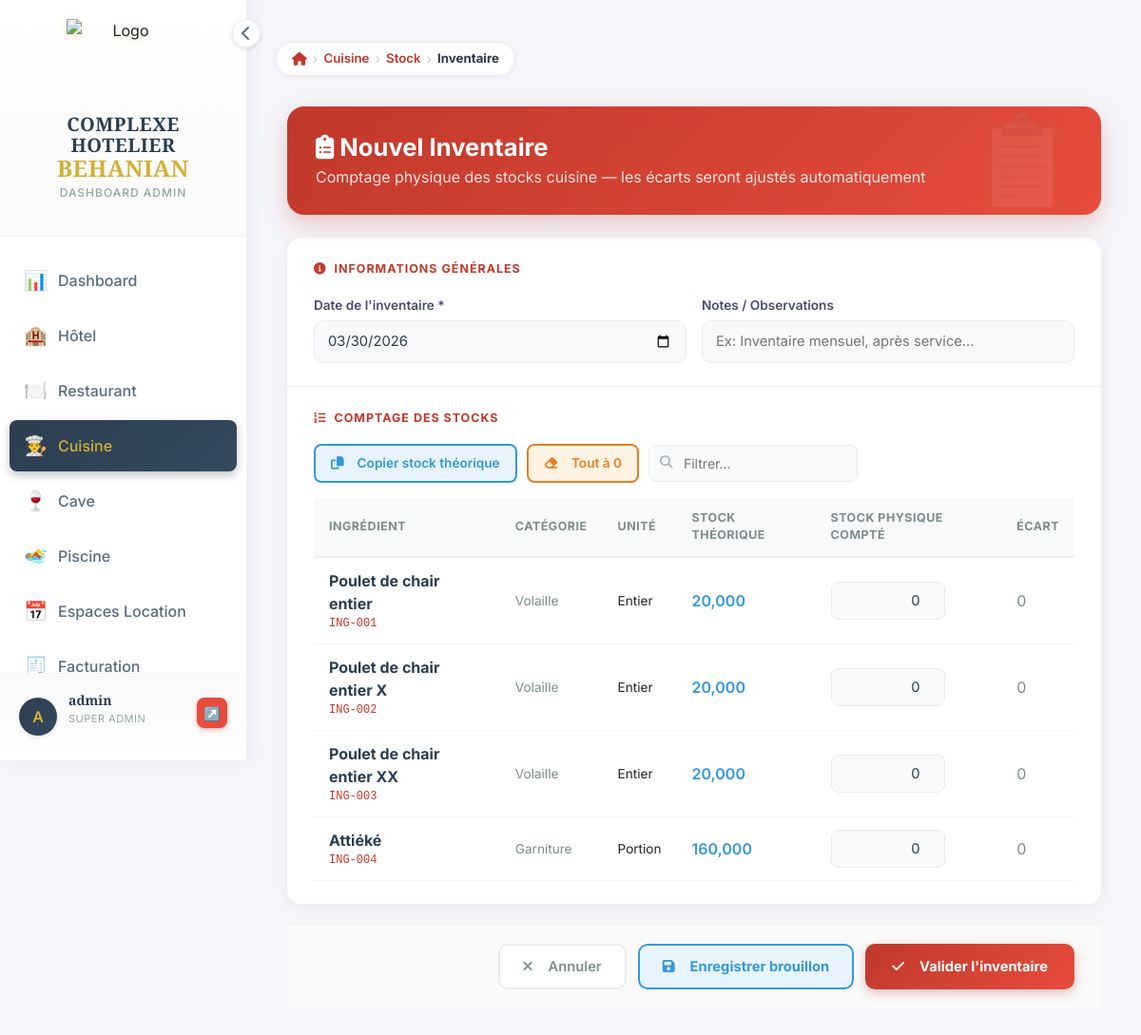
Screenshot of /cuisine/inventaire/nouveau/ (signed in) with the database file from the repository.
### cuisine/models.py (models this page shows, shortened)
class Ingredient(models.Model):
    STATUT_CHOICES = [
        ('actif',    'Actif'),
        ('sommeil',  'En sommeil'),
        ('supprime', 'Supprimé'),
    ]
    reference         = models.CharField(max_length=50, unique=True, blank=True, null=True, verbose_name="Référence")
    nom               = models.CharField(max_length=200, verbose_name="Désignation")
    categorie         = models.ForeignKey(CategorieIngredient, on_delete=models.SET_NULL, null=True, blank=True, verbose_name="Catégorie")
    description       = models.TextField(blank=True, verbose_name="Description")
    unite_stock       = models.ForeignKey(UniteIngredient, on_delete=models.SET_NULL, null=True, blank=True,
                                          related_name='ingredients_stock', verbose_name="Unité de stock")
    unite_recette     = models.ForeignKey(UniteIngredient, on_delete=models.SET_NULL, null=True, blank=True,
                                          related_name='ingredients_recette', verbose_name="Unité recette (fiches techniques)")
    facteur_conversion = models.DecimalField(max_digits=12, decimal_places=6, default=1,
                                              verbose_name="Facteur conversion stock→recette",
                                              help_text="Ex : 1 kg = 1000 g → saisir 1000")
    prix_achat        = models.DecimalField(max_digits=10, decimal_places=2, default=0, verbose_name="Prix d'achat unitaire (FCFA)")
    cmup              = models.DecimalField(max_digits=10, decimal_places=4, default=0, verbose_name="CMUP (FCFA)")
    quantite_stock    = models.DecimalField(max_digits=12, decimal_places=3, default=0, verbose_name="Quantité en stock")
    seuil_alerte      = models.DecimalField(max_digits=12, decimal_places=3, default=0, verbose_name="Seuil d'alerte")
    stock_max         = models.DecimalField(max_digits=12, decimal_places=3, default=0, blank=True, verbose_name="Stock maximum")
    fournisseur_principal = models.ForeignKey(Fournisseur, on_delete=models.SET_NULL, null=True, blank=True,
                                               verbose_name="Fournisseur principal")
    statut            = models.BooleanField(default=True, verbose_name="Actif")
    date_creation     = models.DateTimeField(auto_now_add=True)
    date_modification = models.DateTimeField(auto_now=True)
    class Meta:
        verbose_name        = "Ingrédient"
        verbose_name_plural = "Ingrédients"
        ordering            = ['categorie__ordre', 'nom']

class CategorieIngredient(models.Model):
    nom    = models.CharField(max_length=100, verbose_name="Nom")
    ordre  = models.IntegerField(default=0,   verbose_name="Ordre d'affichage")
    icone  = models.CharField(max_length=50,  blank=True, verbose_name="Icône FontAwesome", default="fa-box")
    class Meta:
        verbose_name        = "Catégorie d'ingrédient"
        verbose_name_plural = "Catégories d'ingrédients"
        ordering            = ['ordre', 'nom']

class UniteIngredient(models.Model):
    nom          = models.CharField(max_length=50,  verbose_name="Nom de l'unité")
    abreviation  = models.CharField(max_length=10,  verbose_name="Abréviation", blank=True)
    type_unite   = models.CharField(max_length=20,  choices=[
        ('masse',   'Masse (kg, g...)'),
        ('volume',  'Volume (L, cl, ml...)'),
        ('piece',   'Pièce / unité'),
        ('autre',   'Autre'),
    ], default='piece', verbose_name="Type d'unité")
    class Meta:
        verbose_name        = "Unité de mesure"
        verbose_name_plural = "Unités de mesure"
        ordering            = ['nom']

### cuisine/views.py (the view, shortened to what this page needs)
# urls.py: path('inventaire/nouveau/', views.inventaire_create, name='inventaire_create'),
@require_module_access('cuisine')
def inventaire_create(request):
    ingredients = Ingredient.objects.filter(statut=True).select_related('categorie', 'unite_stock')
    context = {
        'page_title':   'Nouvel Inventaire — Cuisine',
        'ingredients':  ingredients,
    }
    return render(request, 'cuisine/inventaire_form.html', context)

### templates/cuisine/inventaire_form.html (shortened to what this page needs)
{% extends 'dashboard/base_dashboard.html' %}
{% load breadcrumb %}
{% block content %}
{% breadcrumb "Cuisine" "cuisine:index" "Stock" "cuisine:stock_management" "Inventaire" "" %}
<div class="container-fluid py-4">
    <div class="form-header">
        <div>
            <h2><i class="fas fa-clipboard-list mr-2"></i> Nouvel Inventaire</h2>
            <p>Comptage physique des stocks cuisine — les écarts seront ajustés automatiquement</p>
</div>
</div>
    <form method="post" id="inv-form">
        <div class="form-card">
            <div class="form-section">
                <div class="section-title"><i class="fas fa-info-circle"></i> Informations générales</div>
                <div class="form-grid">
                    <div class="form-group">
                        <label>Date de l'inventaire *</label>
                        <input type="date" name="date_inventaire" value="{% now 'Y-m-d' %}" required>
                    </div>
                    <div class="form-group">
                        <label>Notes / Observations</label>
                        <input type="text" name="notes" placeholder="Ex: Inventaire mensuel, après service...">
                    </div>
                </div>
            </div>
            <div class="form-section">
                <div class="section-title"><i class="fas fa-list-ol"></i> Comptage des stocks</div>
                <div class="toolbar-inv">
                    <button type="button" class="btn-copy-theo" onclick="copierTheorique()">
                        <i class="fas fa-copy"></i> Copier stock théorique
                    </button>
                    <button type="button" class="btn-zero" onclick="toutAZero()">
                        <i class="fas fa-eraser"></i> Tout à 0
                    </button>
                    <div class="search-inv-wrap">
                        <i class="fas fa-search"></i>
                        <input type="text" class="search-inv" placeholder="Filtrer..." oninput="filtrerInv(this.value)">
                    </div>
                </div>
                <div style="overflow-x:auto;">
                    <table class="inv-table" id="inv-table">
                        <thead>
                            <tr>
                                <th>Ingrédient</th>
                                <th>Catégorie</th>
                                <th>Unité</th>
                                <th>Stock théorique</th>
                                <th>Stock physique compté</th>
                                <th>Écart</th>
                            </tr>
                        </thead>
                        <tbody>
                            {% for ing in ingredients %}
                            <tr class="inv-row" data-nom="{{ ing.nom|lower }}">
                                <td>
                                    <div style="font-weight:700;color:#2c3e50;">{{ ing.nom }}</div>
                                    {% if ing.reference %}<div style="font-size:0.75rem;color:#c0392b;font-family:monospace;">{{ ing.reference }}</div>{% endif %}
                                </td>
                                <td style="font-size:0.85rem;color:#7f8c8d;">{{ ing.categorie.nom|default:"—" }}</td>
                                <td style="font-size:0.85rem;">{{ ing.unite_stock.abreviation|default:"—" }}</td>
                                <td>
                                    <span class="theo-display" style="font-weight:600;color:#3498db;">{{ ing.quantite_stock|floatformat:3 }}</span>
                                </td>
                                <td>
                                    <input type="number" name="quantite_physique[]" class="physique-input"
                                        step="0.001" min="0" value="0" placeholder="0.000"
                                        oninput="calcEcart(this)"
                                        style="width:120px;padding:8px 10px;border-radius:8px;border:1.5px solid #e9ecef;background:#f8f9fa;font-size:0.92rem;text-align:right;">
                                </td>
                                <td class="ecart-cell ecart-zero">0</td>
                            </tr>
                            {% empty %}
                            <tr><td colspan="6" style="text-align:center;padding:40px;color:#7f8c8d;">
                                Aucun ingrédient disponible
                            </td></tr>
                            {% endfor %}
                        </tbody>
                    </table>
                </div>
            </div>
        </div>
        <div class="form-actions">
            <a href="{% url 'cuisine:stock_management' %}?tab=inventaire" class="btn-cancel"><i class="fas fa-times"></i> Annuler</a>
            <button type="submit" class="btn-draft" onclick="document.getElementById('valider-input').value='0'">
                <i class="fas fa-save"></i> Enregistrer brouillon
            </button>
            <button type="submit" class="btn-save" onclick="document.getElementById('valider-input').value='1'" onclick="return confirm('Valider et ajuster le stock ?')">
                <i class="fas fa-check"></i> Valider l'inventaire
            </button>
        </div>
    </form>
</div>
{% endblock %}

### templates/dashboard/base_dashboard.html (shortened to what this page needs)
{% load static %}
<!DOCTYPE html>
<html lang="fr">
<head>
    <link href="https://cdn.jsdelivr.net/npm/bootstrap@5.3.0/dist/css/bootstrap.min.css" rel="stylesheet">
    <link rel="stylesheet" href="https://cdnjs.cloudflare.com/ajax/libs/font-awesome/6.4.0/css/all.min.css">
</head>
<body>
    <div class="sidebar" id="sidebar">
        <div class="logo-section">
            <div class="sidebar-toggle" onclick="toggleSidebar()">
                <i class="fas fa-chevron-left" id="toggleIcon"></i>
            </div>
            <div class="logo">
                <div class="logo-icon">
                    <img src="{% static 'images/Logo.png' %}" alt="Logo">
                </div>
                <div class="logo-text">
                    <h1>COMPLEXE HOTELIER<br><span>BEHANIAN</span></h1>
                    <p>Dashboard Admin</p>
                </div>
            </div>
        </div>
        <nav class="nav-menu">
            <a href="{% url 'dashboard:index' %}" class="nav-item {% if request.resolver_match.url_name == 'index' and request.resolver_match.app_name == 'dashboard' %}active{% endif %}">
                <span class="nav-item-icon">📊</span>
                <span class="nav-text">Dashboard</span>
            </a>
            {% if 'hotel' in accessible_modules %}
            <a href="{% url 'hotel:index' %}" class="nav-item {% if request.resolver_match.app_name == 'hotel' %}active{% endif %}">
                <span class="nav-item-icon">🏨</span>
                <span class="nav-text">Hôtel</span>
            </a>
            {% endif %}
            {% if 'restaurant' in accessible_modules %}
            <a href="{% url 'restaurant:index' %}" class="nav-item {% if request.resolver_match.app_name == 'restaurant' %}active{% endif %}">
                <span class="nav-item-icon">🍽️</span>
                <span class="nav-text">Restaurant</span>
            </a>
            {% endif %}
            {% if 'cuisine' in accessible_modules %}
            <a href="{% url 'cuisine:index' %}" class="nav-item {% if request.resolver_match.app_name == 'cuisine' %}active{% endif %}">
                <span class="nav-item-icon">👨‍🍳</span>
                <span class="nav-text">Cuisine</span>
            </a>
            {% endif %}
            {% if 'bar' in accessible_modules %}
            <a href="{% url 'bar:dashboard' %}" class="nav-item {% if request.resolver_match.app_name == 'bar' %}active{% endif %}">
                <span class="nav-item-icon">🍷</span>
                <span class="nav-text">Cave</span>
            </a>
            {% endif %}
            {% if 'piscine' in accessible_modules %}
            <a href="{% url 'piscine:index' %}" class="nav-item {% if request.resolver_match.app_name == 'piscine' %}active{% endif %}">
                <span class="nav-item-icon">🏊</span>
                <span class="nav-text">Piscine</span>
            </a>
            {% endif %}
            {% if 'espaces' in accessible_modules %}
            <a href="{% url 'espaces_evenementiels:index' %}" class="nav-item {% if request.resolver_match.app_name == 'espaces_evenementiels' %}active{% endif %}">
                <span class="nav-item-icon">📅</span>
                <span class="nav-text">Espaces Location</span>
            </a>
            {% endif %}
            {% if 'facturation' in accessible_modules %}
            <a href="{% url 'facturation:index' %}" class="nav-item {% if request.resolver_match.app_name == 'facturation' %}active{% endif %}">
                <span class="nav-item-icon">🧾</span>
                <span class="nav-text">Facturation</span>
            </a>
            {% endif %}
        </nav>
        <div class="user-section">
            <div class="user-avatar">{{ user.username|first|upper }}</div>
            <div class="user-info">
                <h4>{{ user.get_full_name|default:user.username }}</h4>
                <p>{{ user_role }}</p>
            </div>
            <a href="{% url 'logout' %}" class="logout-btn" title="Se déconnecter">↗️</a>
        </div>
    </div>
    <div class="main-content">
        {% block content %}{% endblock %}
    </div>
</body>
</html>

### rows the page displays
Ingredient: nom "Poulet de chair entier", reference "ING-001", categorie.nom "Volaille", unite_stock.abreviation "Entier", quantite_stock "20,000"
Ingredient: nom "Poulet de chair entier X", reference "ING-002", categorie.nom "Volaille", unite_stock.abreviation "Entier", quantite_stock "20,000"
Ingredient: nom "Poulet de chair entier XX", reference "ING-003", categorie.nom "Volaille", unite_stock.abreviation "Entier", quantite_stock "20,000"
Ingredient: nom "Attiéké", reference "ING-004", categorie.nom "Garniture", unite_stock.abreviation "Portion", quantite_stock "160,000"

### other values shown
{{ user.username|first|upper }} "A"
{{ user.get_full_name|default:user.username }} "admin"
{{ user_role }} "SUPER ADMIN"
{{ item.label }} "Cuisine" "Stock"
{{ item.label }} "Inventaire"
